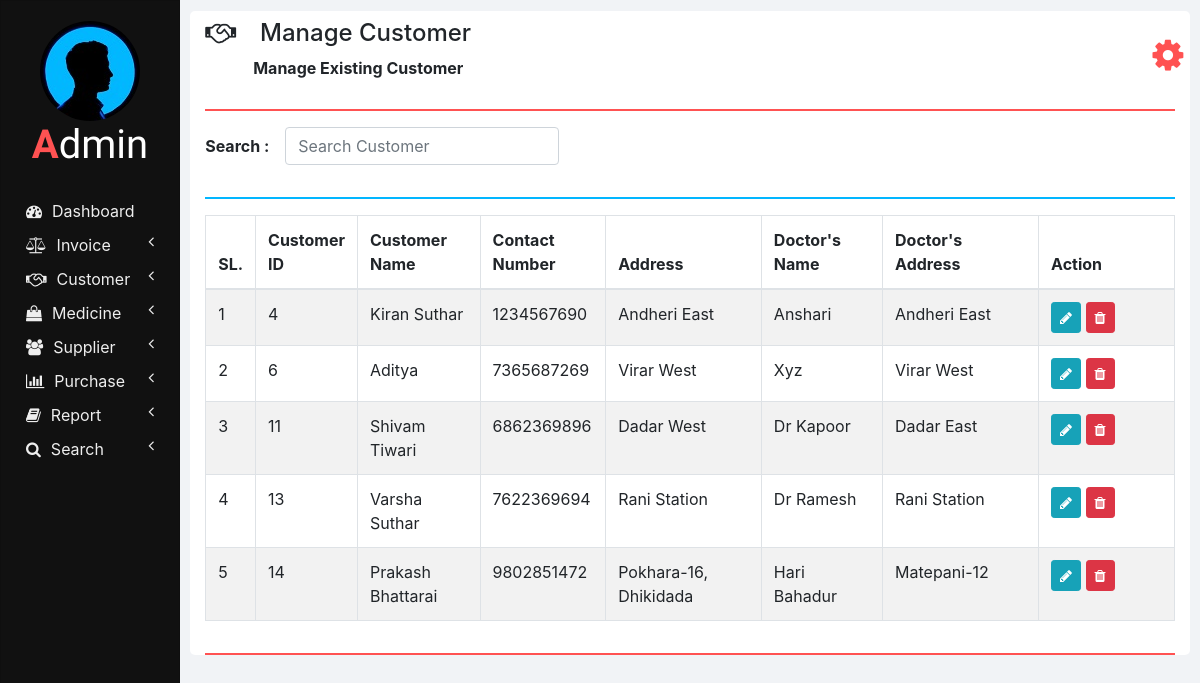
/manage_customer.php, run on an earlier commit of the app's database.
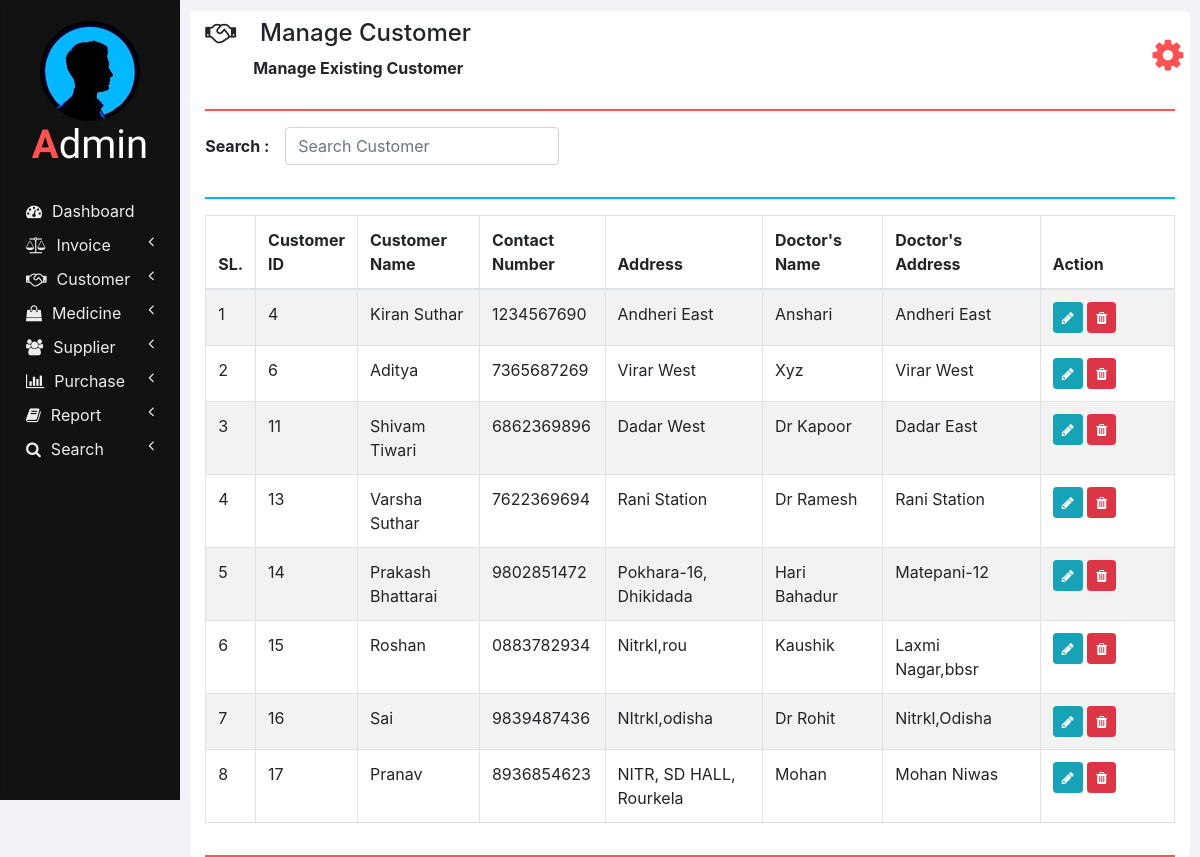
And on a later commit of the database.
### tables this page shows
CREATE TABLE `customers` (
  `ID` int(11) NOT NULL,
  `NAME` varchar(20) NOT NULL,
  `CONTACT_NUMBER` varchar(10) NOT NULL,
  `ADDRESS` varchar(100) NOT NULL,
  `DOCTOR_NAME` varchar(20) NOT NULL,
  `DOCTOR_ADDRESS` varchar(100) NOT NULL
);

### php/manage_customer.php (the view, shortened to what this page needs)
<?php
  function showCustomers($id) {
    require "db_connection.php";
    if($con) {
      $seq_no = 0;
      $query = "SELECT * FROM customers";
      $result = mysqli_query($con, $query);
      while($row = mysqli_fetch_array($result)) {
        $seq_no++;
        if($row['ID'] == $id)
          showEditOptionsRow($seq_no, $row);
        else
          showCustomerRow($seq_no, $row);
      }
    }
  }
  function showCustomerRow($seq_no, $row) {
    ?>
    <tr>
      <td><?php echo $seq_no; ?></td>
      <td><?php echo $row['ID'] ?></td>
      <td><?php echo $row['NAME']; ?></td>
      <td><?php echo $row['CONTACT_NUMBER']; ?></td>
      <td><?php echo $row['ADDRESS']; ?></td>
      <td><?php echo $row['DOCTOR_NAME']; ?></td>
      <td><?php echo $row['DOCTOR_ADDRESS']; ?></td>
      <td>
        <button href="" class="btn btn-info btn-sm" onclick="editCustomer(<?php echo $row['ID']; ?>);">
          <i class="fa fa-pencil"></i>
        </button>
        <button class="btn btn-danger btn-sm" onclick="deleteCustomer(<?php echo $row['ID']; ?>);">
          <i class="fa fa-trash"></i>
        </button>
      </td>
    </tr>
    <?php
  }
  ?>

### manage_customer.php (shortened to what this page needs)
<!DOCTYPE html>
<html lang="en" dir="ltr">
  <head>
    <link rel="stylesheet" href="bootstrap/css/bootstrap.min.css">
    <link rel="stylesheet" href="https://use.fontawesome.com/releases/v5.3.1/css/all.css">
    <link rel="stylesheet" href="https://cdnjs.cloudflare.com/ajax/libs/font-awesome/4.7.0/css/font-awesome.min.css">
    <link rel="stylesheet" href="css/sidenav.css">
    <link rel="stylesheet" href="css/home.css">
  </head>
  <body style="max-height: 100%;">
    <div class="container-fluid">
      <div class="container">
        <?php
          require "php/header.php";
        ?>
        <div class="row">
          <div class="col-md-12 form-group form-inline">
            <label class="font-weight-bold" for="">Search :&emsp;</label>
            <input type="text" class="form-control" id="" placeholder="Search Customer" onkeyup="searchCustomer(this.value);">
          </div>
          <div class="col col-md-12">
            <hr class="col-md-12" style="padding: 0px; border-top: 2px solid  #02b6ff;">
          </div>
          <div class="col col-md-12 table-responsive">
            <div class="table-responsive">
            	<table class="table table-bordered table-striped table-hover">
            		<thead>
            			<tr>
            				<th style="width: 2%;">SL.</th>
                    <th style="width: 10%;">Customer ID</th>
            				<th style="width: 13%;">Customer Name</th>
                    <th style="width: 13%;">Contact Number</th>
                    <th style="width: 17%;">Address</th>
                    <th style="width: 13%;">Doctor's Name</th>
                    <th style="width: 17%;">Doctor's Address</th>
                    <th style="width: 15%;">Action</th>
            			</tr>
            		</thead>
            		<tbody id="customers_div">
                  <?php
                    require 'php/manage_customer.php';
                    showCustomers(0);
                  ?>
            		</tbody>
            	</table>
            </div>
          </div>
        </div>
        <hr style="border-top: 2px solid #ff5252;">
      </div>
    </div>
  </body>
</html>

What changed in the data, as far as the page shows it:
added customers: seq_no "6", ID "15", NAME "Roshan", CONTACT_NUMBER "0883782934", ADDRESS "Nitrkl,rou", DOCTOR_NAME "Kaushik", DOCTOR_ADDRESS "Laxmi Nagar,bbsr"
added customers: seq_no "7", ID "16", NAME "Sai", CONTACT_NUMBER "9839487436", ADDRESS "NItrkl,odisha", DOCTOR_NAME "Dr Rohit", DOCTOR_ADDRESS "Nitrkl,Odisha"
added customers: seq_no "8", ID "17", NAME "Pranav", CONTACT_NUMBER "8936854623", ADDRESS "NITR, SD HALL, Rourkela", DOCTOR_NAME "Mohan", DOCTOR_ADDRESS "Mohan Niwas"
